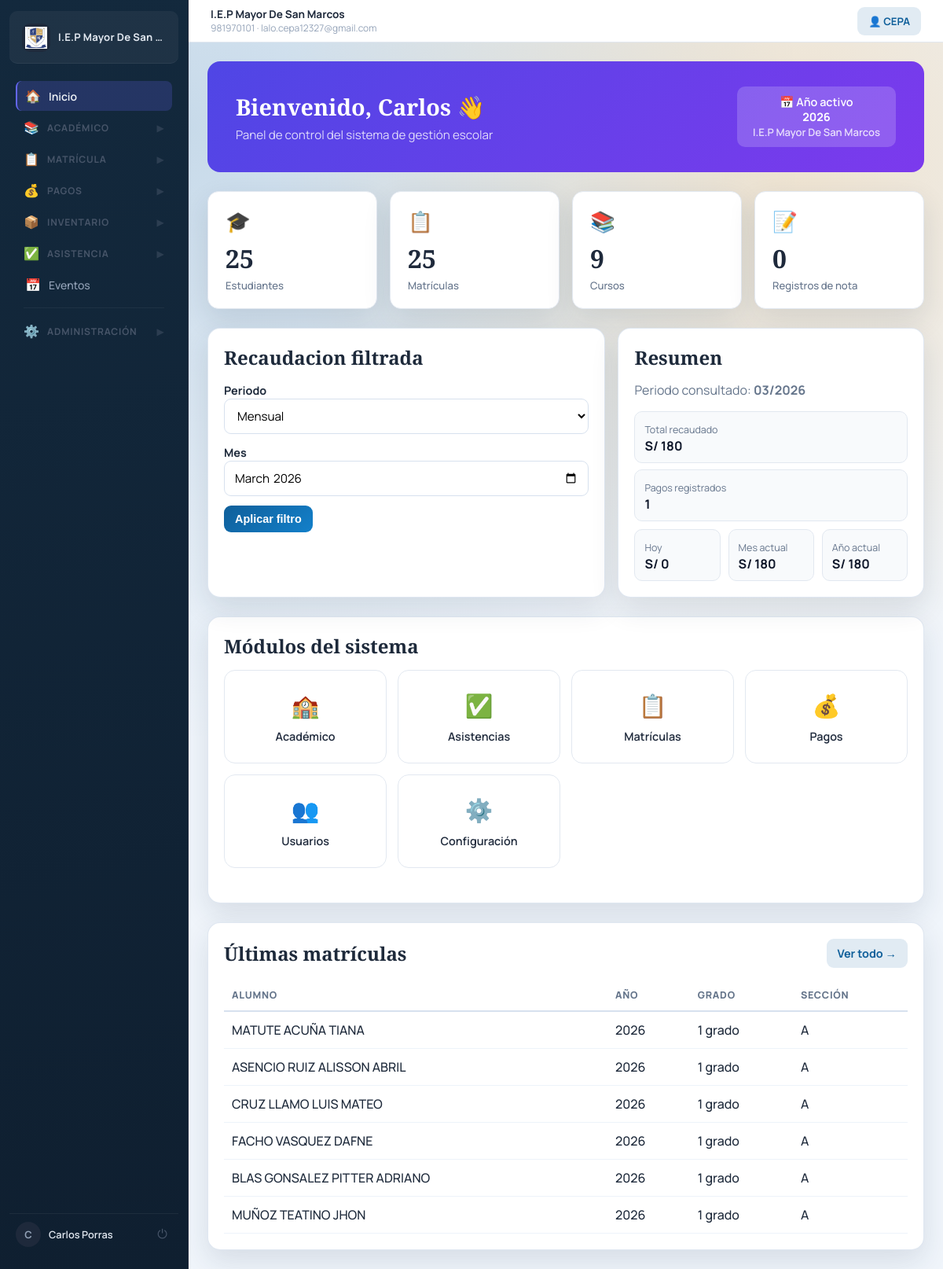
Page / (signed in) on the earlier database version.
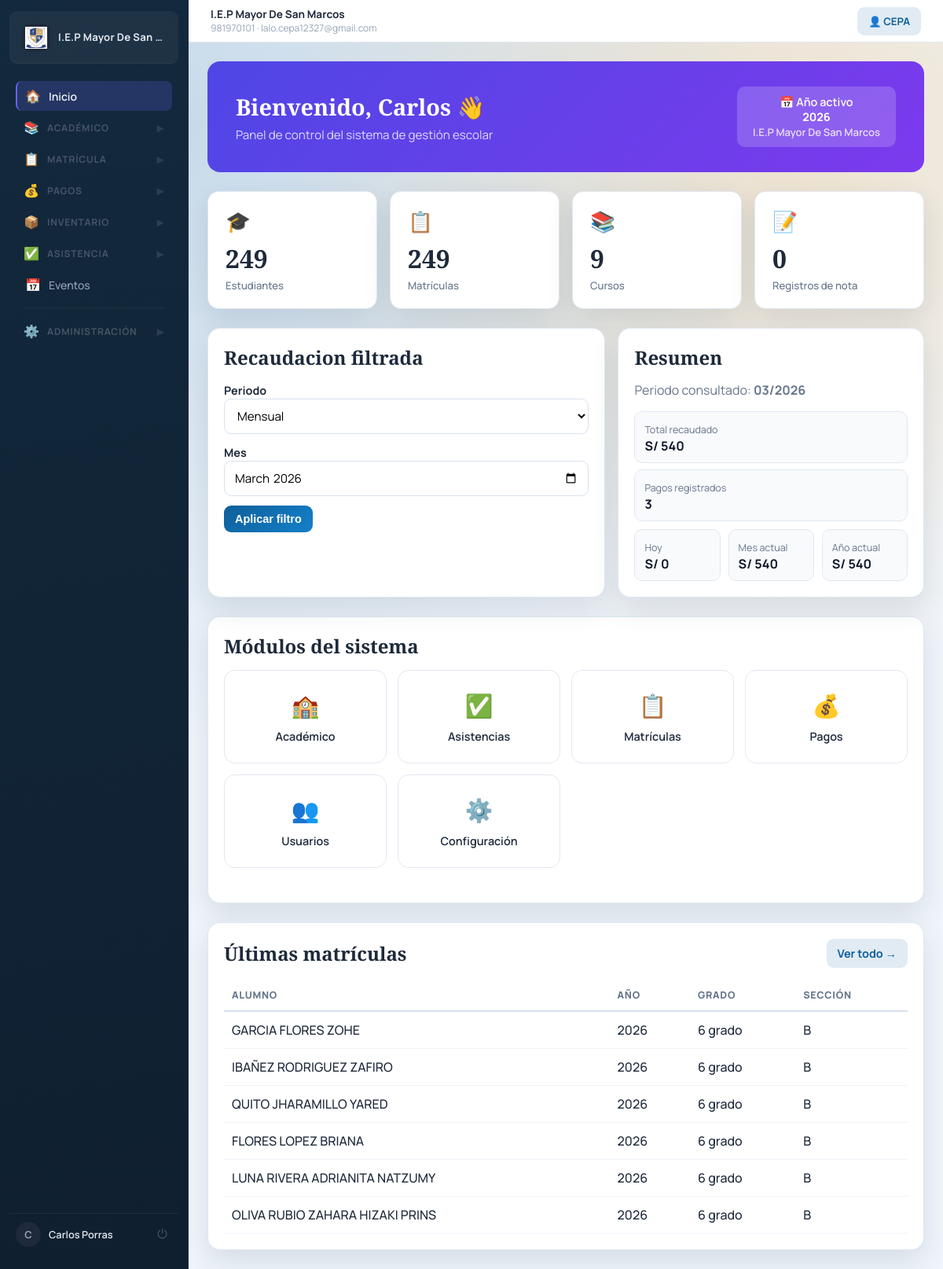
Same page on the later database version.
### enrollment/models.py (models this page shows, shortened)
class Enrollment(models.Model):
    STATUS = (
        ('active', 'Activo'),
        ('retired', 'Retirado'),
        ('transferred', 'Trasladado'),
        ('finished', 'Finalizado'),
    )
    student = models.ForeignKey(Student, on_delete=models.CASCADE)
    academic_year = models.ForeignKey(AcademicYear, on_delete=models.CASCADE)
    section = models.ForeignKey(Section, on_delete=models.CASCADE)
    status = models.CharField(max_length=20, choices=STATUS, default='active')
    enrolled_at = models.DateTimeField(auto_now_add=True)

### students/models.py (models this page shows)
class Student(models.Model):
    dni = models.CharField(max_length=8, unique=True)
    first_name = models.CharField(max_length=150)
    last_name = models.CharField(max_length=150)
    birth_date = models.DateField(null=True, blank=True)
    address = models.TextField(blank=True, default='')
    parent_name = models.CharField(max_length=150, blank=True, default='')
    parent_phone = models.CharField(max_length=15, blank=True, default='')
    father_name = models.CharField(max_length=150, blank=True, default='')
    mother_name = models.CharField(max_length=150, blank=True, default='')
    father_phone = models.CharField(max_length=15, blank=True, default='')
    mother_phone = models.CharField(max_length=15, blank=True, default='')
    def __str__(self):
        return f"{self.first_name} {self.last_name}"

### academic/models.py (models this page shows, shortened)
class AcademicYear(models.Model):
    school = models.ForeignKey(School, on_delete=models.CASCADE)
    year = models.IntegerField()
    is_active = models.BooleanField(default=True)

class Section(models.Model):
    name = models.CharField(max_length=10)
    grade = models.ForeignKey(Grade, on_delete=models.CASCADE)
    tutor_teacher = models.ForeignKey(
        'accounts.User',
        on_delete=models.SET_NULL,
        blank=True,
        null=True,
        related_name='tutor_sections',
        limit_choices_to={'role': 'teacher'},
        verbose_name='Tutora de aula',
    )
    class Meta:
        ordering = ('grade__name', 'name')
        unique_together = ('grade', 'name')

class Grade(models.Model):
    name = models.CharField(max_length=50)
    class Meta:
        ordering = ('name',)
    def __str__(self):
        return self.name

### accounts/views.py (the view, shortened to what this page needs)
# urls.py: path('', dashboard, name='dashboard'),
@login_required
def dashboard(request):
    if request.user.role == 'teacher' and not request.user.is_superuser:
        return redirect('teacher_dashboard')
    if request.user.role == 'secretary' and not request.user.is_superuser:
        return redirect('secretary_dashboard')
    if request.user.role == 'parent' and not request.user.is_superuser:
        return redirect('account_status')
    today = timezone.localdate()
    active_year = AcademicYear.objects.filter(is_active=True).select_related('school').first()
    recent_enrollments = Enrollment.objects.select_related(
        'student',
        'section__grade',
        'academic_year'
    ).order_by('-enrolled_at')[:6]
    revenue_range = request.GET.get('revenue_range', 'month')
    revenue_day = request.GET.get('revenue_day') or today.isoformat()
    revenue_month = request.GET.get('revenue_month') or today.strftime('%Y-%m')
    revenue_year = request.GET.get('revenue_year') or str(today.year)
    revenue_qs = Payment.objects.all()
    revenue_scope_label = ''
    if revenue_range == 'day':
        try:
            selected_day = datetime.strptime(revenue_day, '%Y-%m-%d').date()
        except ValueError:
            selected_day = today
            revenue_day = today.isoformat()
        revenue_qs = revenue_qs.filter(payment_date=selected_day)
        revenue_scope_label = selected_day.strftime('%d/%m/%Y')
    else:
        try:
            year_value, month_value = revenue_month.split('-')
            selected_year = int(year_value)
            selected_month = int(month_value)
        except ValueError:
            selected_year = today.year
            selected_month = today.month
            revenue_month = today.strftime('%Y-%m')
        revenue_qs = revenue_qs.filter(payment_date__year=selected_year, payment_date__month=selected_month)
        revenue_scope_label = f"{selected_month:02d}/{selected_year}"
    revenue_total_filtered = revenue_qs.aggregate(total=Sum('amount'))['total'] or 0
    revenue_count_filtered = revenue_qs.count()
    revenue_total_day = Payment.objects.filter(payment_date=today).aggregate(total=Sum('amount'))['total'] or 0
    revenue_total_month = Payment.objects.filter(
        payment_date__year=today.year,
        payment_date__month=today.month
    ).aggregate(total=Sum('amount'))['total'] or 0
    revenue_total_year = Payment.objects.filter(payment_date__year=today.year).aggregate(total=Sum('amount'))['total'] or 0
    context = {
        'active_year': active_year,
        'total_students': Student.objects.count(),
        'total_enrollments': Enrollment.objects.count(),
        'total_courses': Course.objects.count(),
        'total_grade_records': GradeRecord.objects.count(),
        'recent_enrollments': recent_enrollments,
        'revenue_range': revenue_range,
        'revenue_day': revenue_day,
        'revenue_month': revenue_month,
        'revenue_year': revenue_year,
        'revenue_scope_label': revenue_scope_label,
        'revenue_total_filtered': revenue_total_filtered,
        'revenue_count_filtered': revenue_count_filtered,
        'revenue_total_day': revenue_total_day,
        'revenue_total_month': revenue_total_month,
        'revenue_total_year': revenue_total_year,
        'upcoming_events': get_upcoming_events(3),
    }
    return render(request, 'accounts/dashboard.html', context)

### events/views.py (called while the page is built)
def get_upcoming_events(days=3):
    from datetime import date, timedelta
    today = date.today()
    limit = today + timedelta(days=days)
    return Event.objects.filter(start_date__gte=today, start_date__lte=limit).order_by('start_date')

### schools/context_processors.py (called while the page is built)
def school_context(request):
    system_school = School.objects.order_by('id').first()
    return {
        'system_school': system_school,
    }

### accounts/templates/accounts/dashboard.html (shortened to what the changed rows need)
{% extends 'base.html' %}
{% block content %}
<div class="dash-hero">
    <div>
        <h1>Bienvenido, {{ request.user.first_name|default:request.user.username }} 👋</h1>
    </div>
</div>
<div class="stats-grid">
    <div class="stat-card">
        <span class="stat-icon">🎓</span>
        <h2>{{ total_students }}</h2>
        <p>Estudiantes</p>
    </div>
    <div class="stat-card">
        <span class="stat-icon">📋</span>
        <h2>{{ total_enrollments }}</h2>
        <p>Matrículas</p>
    </div>
    <div class="stat-card">
        <h2>{{ total_courses }}</h2>
    </div>
    <div class="stat-card">
        <h2>{{ total_grade_records }}</h2>
    </div>
</div>
{% if request.user.role == 'admin' or request.user.role == 'director' or request.user.is_superuser %}
<section class="revenue-grid">
    <div class="card">
        <div class="section-head">
            <h2>Recaudacion filtrada</h2>
        </div>
        <form method="get" class="form-grid" id="revenue-filter-form">
            <div>
                <label for="revenue_range">Periodo</label>
                <select id="revenue_range" name="revenue_range">
                    <option value="month" {% if revenue_range == 'month' %}selected{% endif %}>Mensual</option>
                </select>
            </div>
            <div id="wrap-revenue-month">
                <label for="revenue_month">Mes</label>
                <input id="revenue_month" type="month" name="revenue_month" value="{{ revenue_month }}">
            </div>
            <div class="action-row">
                <button type="submit" class="btn btn-primary">Aplicar filtro</button>
            </div>
        </form>
    </div>
    <div class="card">
        <div class="section-head">
            <h2>Resumen</h2>
        </div>
        <p class="muted">Periodo consultado: <strong>{{ revenue_scope_label }}</strong></p>
        <div class="revenue-chip">
            <span>Total recaudado</span>
            <strong>S/ {{ revenue_total_filtered }}</strong>
        </div>
        <div class="revenue-chip" style="margin-top:8px;">
            <span>Pagos registrados</span>
            <strong>{{ revenue_count_filtered }}</strong>
        </div>
        <div class="revenue-stats">
            <div class="revenue-chip">
                <span>Hoy</span>
                <strong>S/ {{ revenue_total_day }}</strong>
            </div>
            <div class="revenue-chip">
                <span>Mes actual</span>
                <strong>S/ {{ revenue_total_month }}</strong>
            </div>
            <div class="revenue-chip">
                <span>Año actual</span>
                <strong>S/ {{ revenue_total_year }}</strong>
            </div>
        </div>
    </div>
</section>
{% endif %}
<section class="card" style="margin-bottom:24px;">
    <div class="section-head">
        <h2>Módulos del sistema</h2>
    </div>
</section>
<section class="card recent-table-section">
    <div class="section-head">
        <h2>Últimas matrículas</h2>
    </div>
    <div class="table-wrap">
        <table>
            <thead>
                <tr>
                    <th>Alumno</th>
                    <th>Año</th>
                    <th>Grado</th>
                    <th>Sección</th>
                </tr>
            </thead>
            <tbody>
                {% for item in recent_enrollments %}
                <tr>
                    <td>{{ item.student }}</td>
                    <td>{{ item.academic_year.year }}</td>
                    <td>{{ item.section.grade }}</td>
                    <td>{{ item.section.name }}</td>
                </tr>
                {% empty %}
                <tr><td colspan="4" style="text-align:center;color:#94a3b8;">No hay matrículas registradas.</td></tr>
                {% endfor %}
            </tbody>
        </table>
    </div>
</section>
{% endblock %}

Differences in the rows shown:
removed Enrollment: student "MATUTE ACUÑA TIANA", academic_year.year "2026", section.grade "1 grado", section.name "A"
no longer on this page (row unchanged): Enrollment: student "ASENCIO RUIZ ALISSON ABRIL", academic_year.year "2026", section.grade "1 grado", section.name "A"
no longer on this page (row unchanged): Enrollment: student "CRUZ LLAMO LUIS MATEO", academic_year.year "2026", section.grade "1 grado", section.name "A"
no longer on this page (row unchanged): Enrollment: student "FACHO VASQUEZ DAFNE", academic_year.year "2026", section.grade "1 grado", section.name "A"
no longer on this page (row unchanged): Enrollment: student "BLAS GONSALEZ PITTER ADRIANO", academic_year.year "2026", section.grade "1 grado", section.name "A"
no longer on this page (row unchanged): Enrollment: student "MUÑOZ TEATINO JHON", academic_year.year "2026", section.grade "1 grado", section.name "A"
added Enrollment: student "GARCIA FLORES ZOHE", academic_year.year "2026", section.grade "6 grado", section.name "B"
added Enrollment: student "IBAÑEZ RODRIGUEZ ZAFIRO", academic_year.year "2026", section.grade "6 grado", section.name "B"
added Enrollment: student "QUITO JHARAMILLO YARED", academic_year.year "2026", section.grade "6 grado", section.name "B"
added Enrollment: student "FLORES LOPEZ BRIANA", academic_year.year "2026", section.grade "6 grado", section.name "B"
added Enrollment: student "LUNA RIVERA ADRIANITA NATZUMY", academic_year.year "2026", section.grade "6 grado", section.name "B"
added Enrollment: student "OLIVA RUBIO ZAHARA HIZAKI PRINS", academic_year.year "2026", section.grade "6 grado", section.name "B"
Other differences:
{{ total_students }}: "25" → "249"
{{ total_enrollments }}: "25" → "249"
{{ revenue_total_filtered }}: "180" → "540"
{{ revenue_count_filtered }}: "1" → "3"
{{ revenue_total_month }}: "180" → "540"
{{ revenue_total_year }}: "180" → "540"
